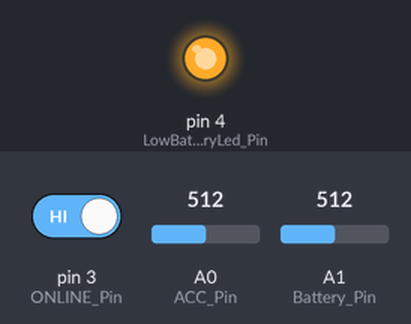
Simulated run of this sketch. Board: Arduino Uno, built with avr-gcc and run on an emulated ATmega328P. Shown: output pins drawn as LEDs (lit = HIGH). The inputs (shaded band) are chosen by the test bench; at power-on: A1 (Battery_Pin) = 512, pin 3 (ONLINE_Pin) HIGH, A0 (ACC_Pin) = 512. No radio packets arrive unless stated; what the sketch prints to the serial monitor is not drawn.

Above: at 1.2 s.
1.3 s: A1 (Battery_Pin) set to 909
2.8 s: A1 (Battery_Pin) set to 934
At 3.9 s:
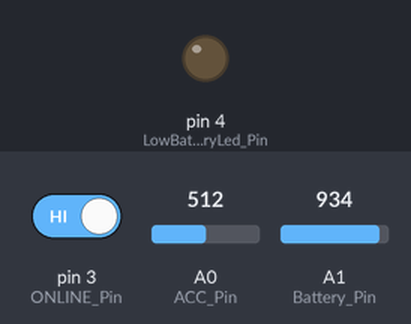
7.3 s: A1 (Battery_Pin) set to 900
At 8.5 s:
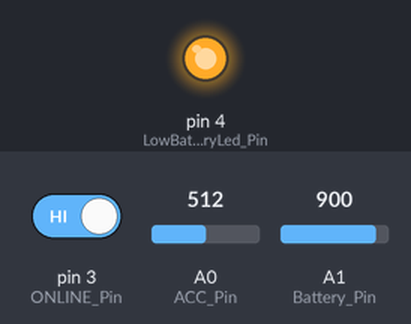
8.8 s: A1 (Battery_Pin) set to 1023
At 9.7 s:
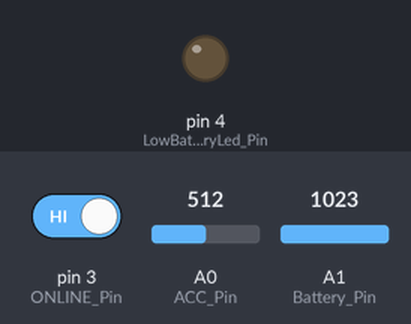
Timing chart, 0 to 11.3 s (numbered marks = the images above; inputs shaded):
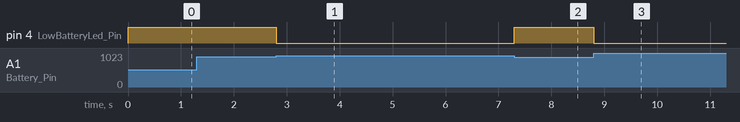

Measured:
- the behaviour switches between 925 and 926 on A1 (Battery_Pin) (found by bisection; images 0 and 1)
- after the input at 1.3 s, every drawn part: stays the same
- after the input at 2.8 s, pin 4 (LowBatteryLed_Pin): HIGH → LOW at once
- after the input at 7.3 s, pin 4 (LowBatteryLed_Pin): LOW → HIGH at once
- after the input at 8.8 s, pin 4 (LowBatteryLed_Pin): HIGH → LOW at once

The sketch:

remote.ino
```cpp
#include <SPI.h>
#include "RF24.h"

bool online = false;

#include "config.h"
#include "rcData.h"
#include "accelerator.h"
#include "battery.h"
#include "debugger.h"
#include "onlineButton.h"
#include "radio.h"

void setup() {

#ifdef DEBUG
  setupDebug();
#endif

  setupBatteryLevel();
  setupAccelerator();
  setupLatchingButton();
  setupRadio();
}

void loop() {
  readAccelerator();
  online = getLatchingState(online);

  if (online)  {
    online = sendRadioData();
  }

  checkBatteryLevel();

#ifdef DEBUG
  loopDebug();
#endif
}
```

accelerator.h
```cpp
void setupAccelerator() {
  pinMode(ACC_Pin, INPUT);
}

void readAccelerator() {
  data.acc = constrain(
    map(analogRead(ACC_Pin), 0, 1023, 0, 100)
  , 0, 100);

#ifdef DEBUG_ACC
  Serial.print("Read Acceleration: ");
  Serial.println(data.acc);
#endif
}
```

battery.h
```cpp
const uint8_t BatteryPercentageLOW = 20;

void setupBatteryLevel() {
  pinMode(Battery_Pin, INPUT);
  pinMode(LowBatteryLed_Pin, OUTPUT);
}

void checkBatteryLevel() {
  // TODO: Add a check Battery on a period (like each minute or so)

  uint8_t percentage = constrain(
    map(analogRead(Battery_Pin), 900, 1023, 0, 100)
  , 0, 100);

#ifdef DEBUG_BAT
  Serial.print("Battery Level at: ");
  Serial.println(percentage);
#endif

  if (percentage <= BatteryPercentageLOW) {
    digitalWrite(LowBatteryLed_Pin, HIGH);
  } else {
    digitalWrite(LowBatteryLed_Pin, LOW);
  }

}
```

debugger.h
```cpp
void setupDebug() {
  Serial.begin(SERIAL_BAULRATE);
  Serial.println(F("STARTED TRANSIMITER - PRESS BUTTON TO START SENDING"));
}

void loopDebug() {
  if ( Serial.available() ) {
    char c = toupper(Serial.read());
    if ( c == 'T' && online == false ){
      online = true;
    } else if ( c == 'R' && online == true ) {
      online = false;
    }
  }
}
```

onlineButton.h
```cpp
byte btn_current; // (LOW equals pressed - internal pullup resistor)

unsigned long btn_lastTime = 0;
byte btn_previous = HIGH;

void setupLatchingButton() {
  pinMode(ONLINE_Pin, INPUT_PULLUP);
}

bool getLatchingState(bool state) {
  btn_current = digitalRead(ONLINE_Pin);

  if (btn_current != btn_previous) { // pressed changed state

    if (btn_current == LOW){ // just started pressing

      btn_lastTime = millis();

#ifdef DEBUG
      Serial.println(F("ONLINE BUTTON PRESSED"));
#endif

    } else if ((millis() - btn_lastTime) > ONLINE_PRESS_TIME) { // just released

      btn_previous = btn_current;
      bool newState = !state;

#ifdef DEBUG
      if (newState){
        Serial.println(F(">> ONLINE ------"));
      } else {
        Serial.println(F("XX OFFLINE -----"));
      }
#endif

      return newState;
    }

    btn_previous = btn_current;
  }

  return state;
}
```

radio.h
```cpp
RF24 radio(CEPin, CSPin);

unsigned long radio_delay_lastTime = 0;
uint8_t conn_tries = 0;

void setupRadio() {
  radio.begin();
  radio.setAutoAck(1);
  radio.setPALevel(RF24_PA_LOW);

  radio.openWritingPipe(MOSI_PIPE_ADDR);
  radio.openReadingPipe(1, MISO_PIPE_ADDR);

  radio.startListening();
}

bool sendRadioData() {
  if (millis() - radio_delay_lastTime > SEND_DATA_DELAY_MS) {

    radio.stopListening();
    // unsigned long start_time = micros();

#ifdef DEBUG
    Serial.print(F("Now sending - "));
    Serial.print(data.acc);
#endif

    bool ack = radio.write(&data, sizeof(RcData));

    radio.startListening();
    radio_delay_lastTime = millis();

    if (!ack) {
      conn_tries++;
    } else {
      conn_tries = 0;
    }

#ifdef DEBUG
    if (!ack){
      Serial.print(F(" - Failed - TRY: "));
      Serial.println(conn_tries);
    } else {
      Serial.println(F(" - OK"));
    }
#endif

    if (conn_tries > SEND_DATA_MAX_TRIES) {
      conn_tries = 0;
#ifdef DEBUG
      Serial.println(F("OFFLINE TIMEOUT: MAX TRIES REACHED"));
#endif
      return false; // returns an OFFLINE state
    }

    return true;
  }
}
```

rcData.h
```cpp
// The size of this struct should not exceed 32 bytes

const uint8_t ACC_BRAKE[] = {0, 40};
const uint8_t ACC_IDLE[] = {40, 50};
const uint8_t ACC_FORWARD[] = {50,100};

struct RcData {
  // 0 to 40 brakes
  // 40 to 55 idle
  // 55 to 100 forward
  byte acc;

  // Future Features
  // boolean mode = false; // Mode (toggle speed limit)
  // boolean invert = false; // Invert motor direction
};

RcData data;
```

config.h
```cpp
#define DEBUG
// #define DEBUG_ACC // Activate to see potenciometer values
// #define DEBUG_BAT // Activate to see battery level

#ifdef DEBUG
  #define SERIAL_BAULRATE 115200
#endif

#define CEPin 7
#define CSPin 8

#define MOSI_PIPE_ADDR 0xE9E8F0F0B8LL
#define MISO_PIPE_ADDR 0xE9E8F0F0B9LL

#define ONLINE_Pin 3                    // MUST have an internal PULLUP resistor
#define ONLINE_PRESS_TIME 500

#define ACC_Pin A0
#define Battery_Pin A1
#define LowBatteryLed_Pin 4

#define SEND_DATA_DELAY_MS 100
#define SEND_DATA_MAX_TRIES 30
```
